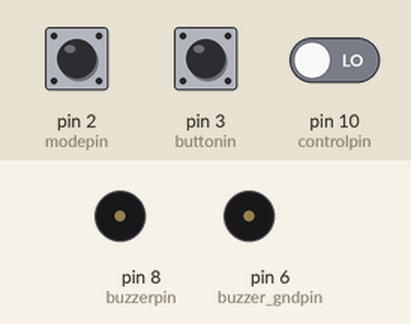
Simulated run of this sketch. Board: Arduino Uno, built with avr-gcc and run on an emulated ATmega328P. Parts: buzzer (waves = sounding, pin HIGH). The test bench sets the inputs (shaded band); at power-on: pin 2 (modepin) HIGH, pin 10 (controlpin) LOW, pin 3 (buttonin) HIGH. Pins used as bus, display or sensor lines are not drawn; what the sketch prints to the serial monitor is not drawn.

Above: at 1.3 s.
1.4 s: pin 2 (modepin) pulled LOW for 3.2 s
6.1 s: pin 2 (modepin) driven LOW and pin 10 (controlpin) driven HIGH
At 6.9 s:
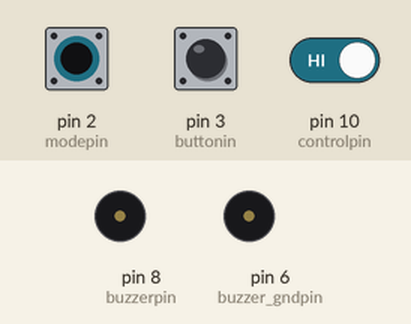
9.1 s: pin 2 (modepin) driven HIGH
At 12.0 s:
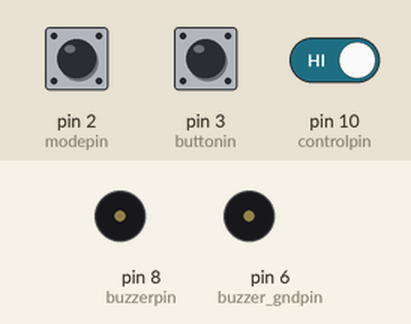
12.1 s: pin 2 (modepin) driven LOW
At 13.0 s:
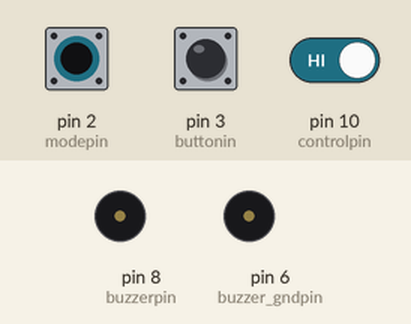
18.1 s: pin 10 (controlpin) driven HIGH
Timing chart, 0 to 21.1 s (numbered marks = the images above; inputs shaded):
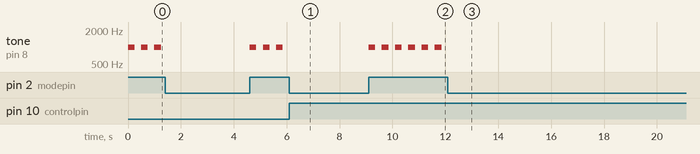

The sketch:

task11_SwimRing.ino
```cpp
#define controlpin 10    // 定义开关信号线
#define controlgndpin 12 // 定义开关地线
#define controlvccpin 11 // 定义开关vcc线

#define modepin 2 // 模式切换按钮
int mode = 0;     // 0为自动，1为手动
// 模式切换函数，按下按钮为自动，松开按钮为手动
void modechange()
{
    if (digitalRead(modepin) == LOW)
    {
        mode = 0;
    }
    else
    {
        mode = 1;
    }
    Serial.print("the mode is ");
    Serial.println(mode);
}

// 报警按钮
#define buttonin 3  // 报警按钮输入引脚
#define buttongnd 4 // 报警按钮接地端引脚

// 蜂鸣器
#define buzzerpin 8 // 定义蜂鸣器
#define buzzer_gndpin 6
void buzzer_ring05s()
{
    tone(buzzerpin, 1000); // 发出1000Hz的声音
    delay(250);            // 0.25秒
    noTone(buzzerpin);     // 停止发声
    delay(250);            // 0.25秒
}

// 自动时倾斜开关检测到一定时间的倾斜后报警
int flag = 0;
unsigned long startTime;
void autojudge()
{
    if (mode == 0)
    {
        if (digitalRead(controlpin) == LOW && flag == 0 && mode == 0)
        {
            // 开始计时
            startTime = millis();
            flag = 1;
        }
        if (digitalRead(controlpin) == LOW && flag == 1 && mode == 0)
        {

            Serial.print("the lasttime is ");
            Serial.println((millis() - startTime) / 1000);
            if (millis() - startTime >= 5000 && mode == 0)
            {
                buzzer_ring05s();
                modechange();
                buzzer_ring05s();
            }
        }
        else
        {
            flag = 0;
        }
    }
    else
    {
        flag = 0;
    }
}

// 手动时按下按钮报警
void mannualjudge()
{
    if (mode == 1)
    {
        if (digitalRead(buttonin) == HIGH && mode == 1)
        {
            Serial.println("buzzer start to ring");
            buzzer_ring05s();
            modechange();
        }
    }
}

void setup()
{
    Serial.begin(115200);

    pinMode(buttonin, INPUT_PULLUP);
    pinMode(buttongnd, OUTPUT);
    digitalWrite(buttongnd, LOW);

    pinMode(controlpin, INPUT);
    pinMode(controlgndpin, OUTPUT);
    digitalWrite(controlgndpin, LOW);
    pinMode(controlvccpin, OUTPUT);
    digitalWrite(controlvccpin, HIGH);

    pinMode(modepin, INPUT_PULLUP);

    pinMode(buzzerpin, OUTPUT);
    pinMode(buzzer_gndpin, OUTPUT);
    digitalWrite(buzzer_gndpin, LOW);
}

void loop()
{
    modechange();
    autojudge();
    mannualjudge();
}
```

Measured:
- after the input at 6.1 s, tone on pin 8 (buzzerpin): stops changing and stays silent
- after the input at 9.1 s, tone on pin 8 (buzzerpin): alternates 1000 Hz for 0.25 s and silent for 0.25 s, starting at once
- after the input at 12.1 s, tone on pin 8 (buzzerpin): stops changing and stays silent
